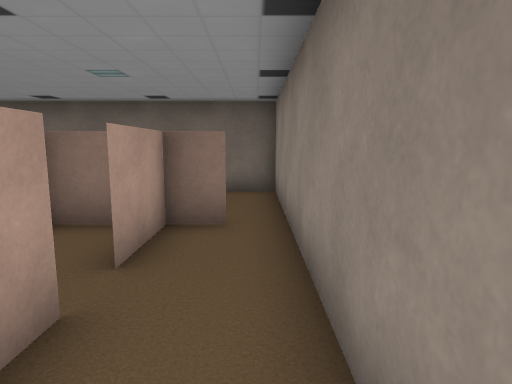
View 1 (above)

24 first-person views from a walk through a 3-D level made in the Unity game engine. The camera is 1.3 m above the floor, tilts 8° down and sees 75° across. The floor is counted in squares, 1 m on a side. Each view is taken from the middle of a square. On the plan, view 1 faces up. The plan holds only what a view shows up to about 14 squares ahead; the rest is blank.

View 2
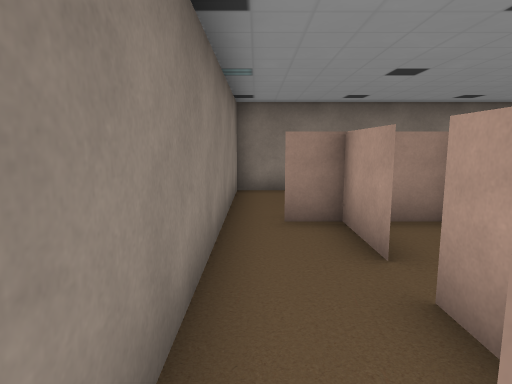

View 3
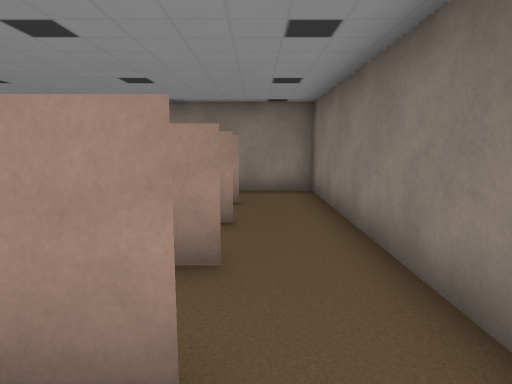

View 4
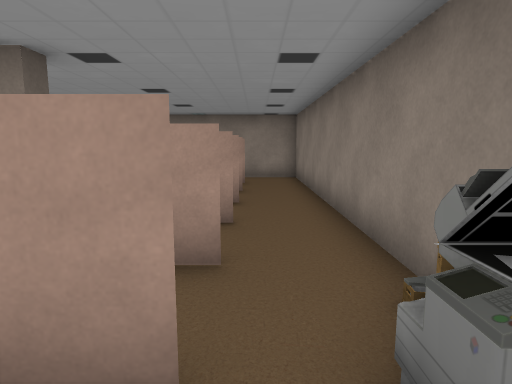

View 5
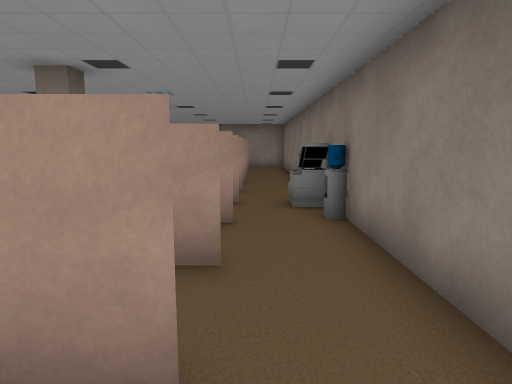

View 6
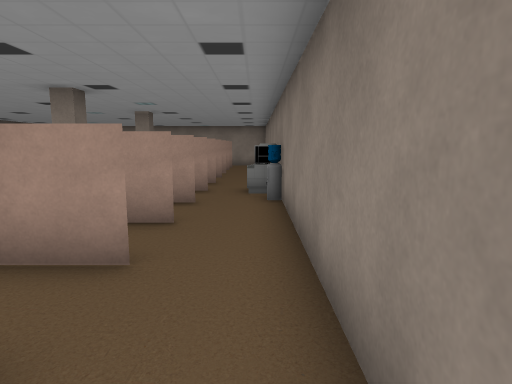

View 7
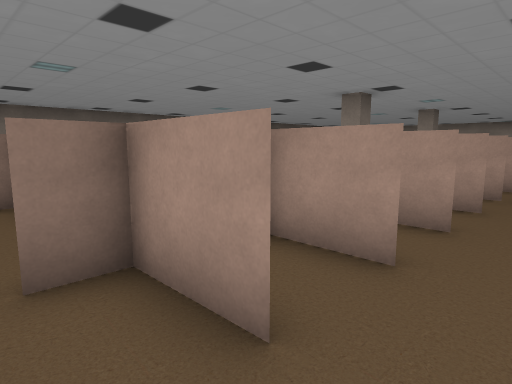

View 8
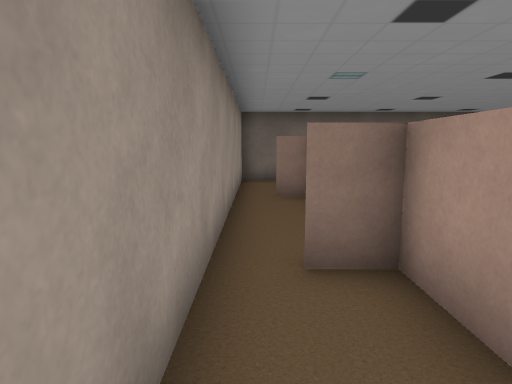

View 9
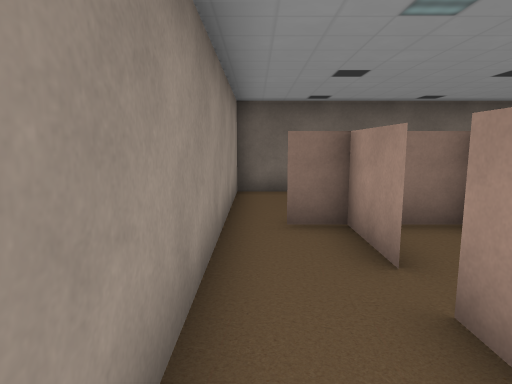

View 10
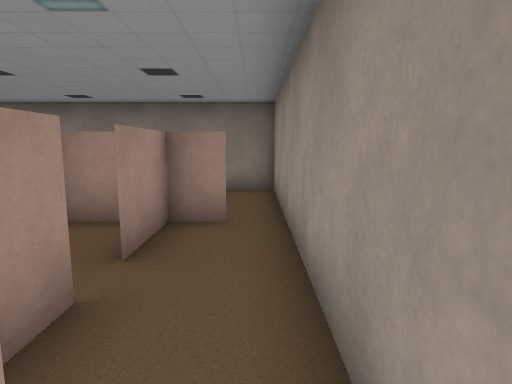

View 11
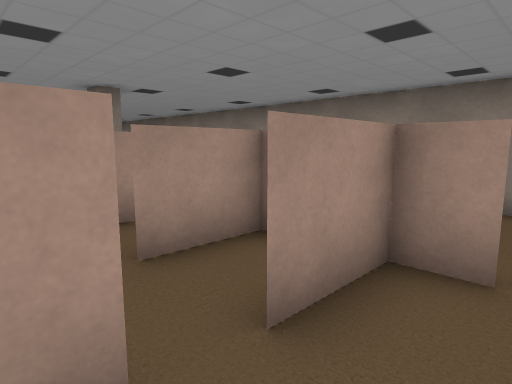

View 12
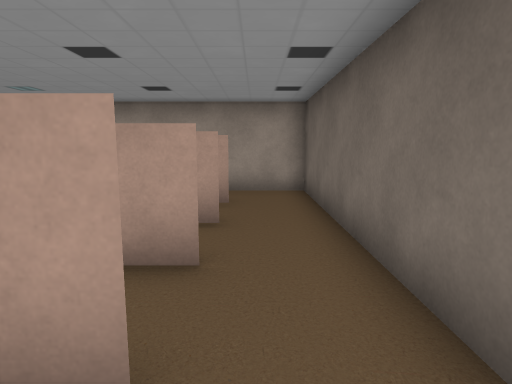

View 13
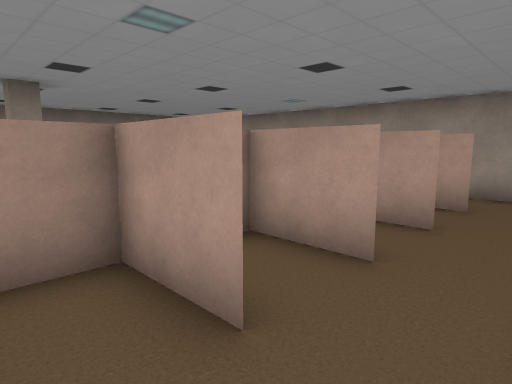

View 14
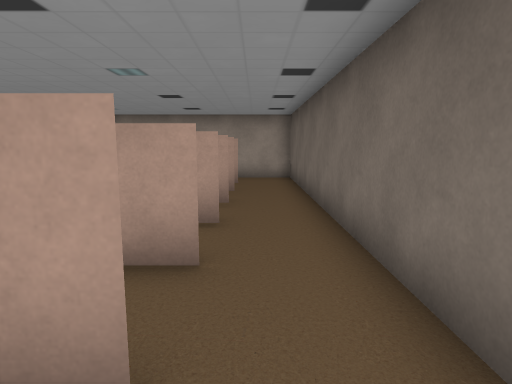

View 15
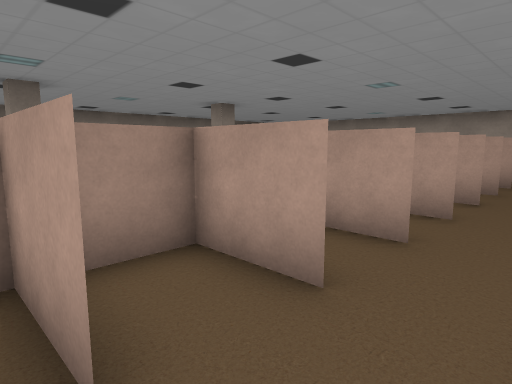

View 16
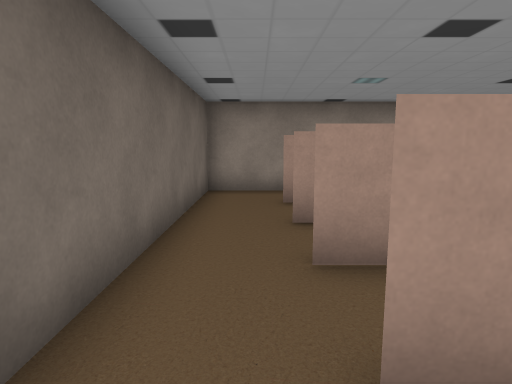

View 17
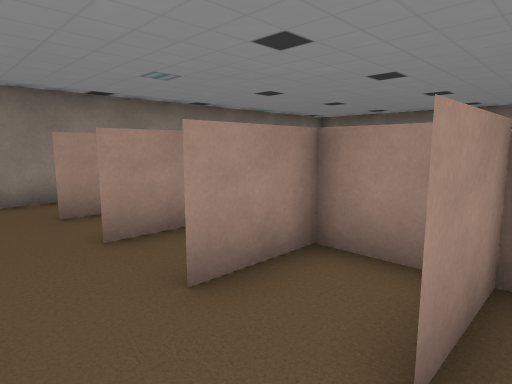

View 18
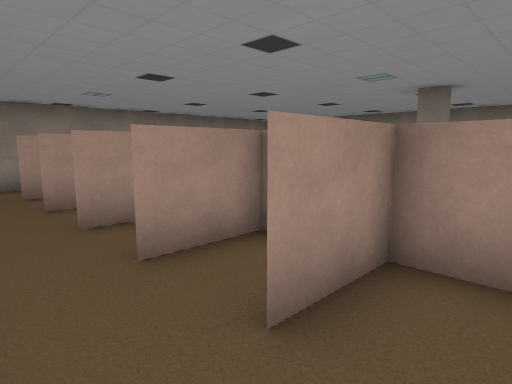

View 19
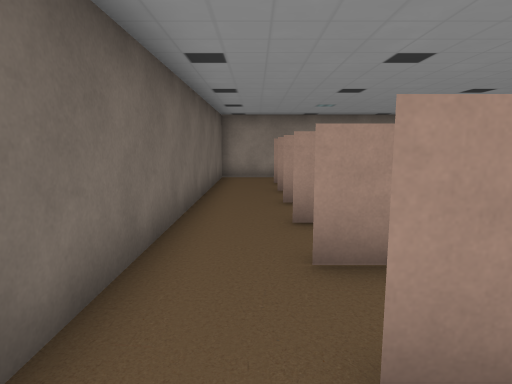

View 20
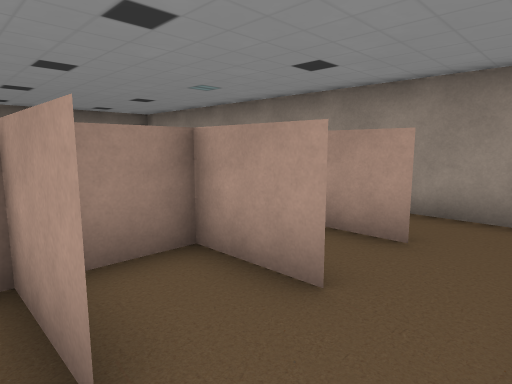

View 21
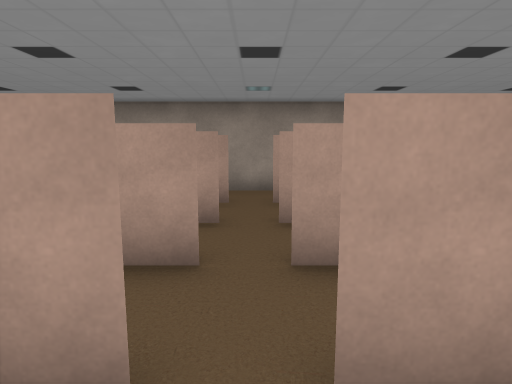

View 22
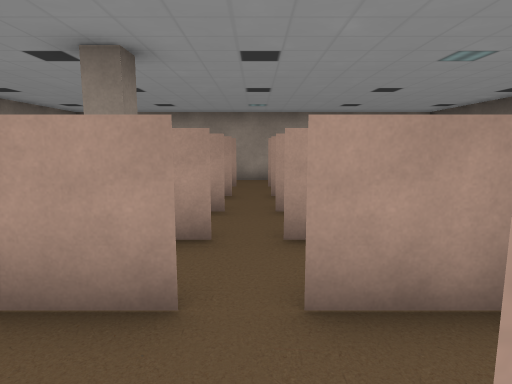

View 23
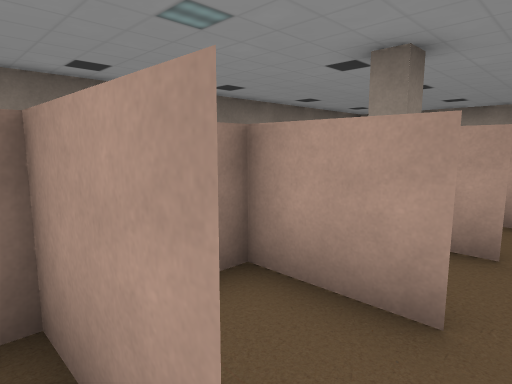

View 24
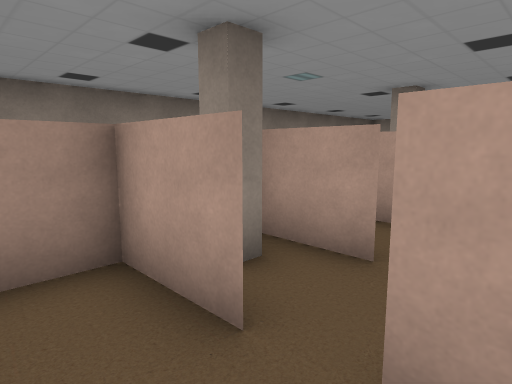

### Floor plan
Ten units are one square. View 1 is at (0, 0); x grows to the right and y downward. Boxes are objects, and circles mark ways between rooms. Rooms are numbered by the first view taken in them; rooms with no view inside come last. Other rooms are left out.
<svg viewBox="-220 -99 230 140">
<path fill="none" stroke="#000" d="M-55 16 -55 10M-75 16 -75 6M-15 -25 -15 -4M-95 16 -95 10M-15 -55 -15 -34M-105 36 5 36 5 -94 -15 -94M-175 16 -175 -1M-155 16 -155 8M-195 16 -195 -6M-194 -4 -205 -4M-135 16 -135 10M-215 -4 -215 36 -105 36M-118 30 -111 30M-115 16 -115 6M-132 33 -128 33M-121 35 -121 30M-118 28 -113 28M-185 -94 -215 -94 -215 -54M-195 -34 -195 -55M-195 -6 -195 -25M-190 -54 -205 -54M-205 -4 -191 -4M-215 -54 -215 -4M-115 -66 -115 -75M-135 -75 -135 -51M-105 -94 -125 -94M-95 -75 -95 -54M-65 -94 -85 -94M-75 -54 -75 -75M-89 -54 -70 -54M-115 -75 -115 -51M-85 -94 -105 -94M-95 -54 -95 -75M-106 -54 -89 -54M-155 -75 -155 -51M-125 -94 -145 -94M-175 -75 -175 -54 -152 -54M-145 -94 -165 -94M-135 -25 -135 -17M-133 -14 -133 -8M-135 -51 -135 -34M-115 -25 -115 -4M-89 -14 -83 -14M-115 -51 -115 -34M-75 -25 -75 -4M-75 -39 -75 -34M-75 -75 -75 -54M-45 -94 -65 -94M-70 -54 -55 -54 -55 -75M-25 -94 -45 -94M-35 -60 -35 -75M-175 -54 -190 -54M-191 -4 -174 -4M-175 -1 -175 -25M-195 -75 -195 -60M-165 -94 -185 -94M-155 -25 -155 -15M-155 -51 -155 -34M-175 -25 -175 -20M-95 -25 -95 -4M-15 -66 -15 -75M-15 -94 -25 -94"/>
<circle cx="-110" cy="20" r="3" fill="#2a7"/>
<circle cx="-10" cy="-85" r="3" fill="#2a7"/>
<circle cx="-210" cy="-10" r="3" fill="#2a7"/>
<circle cx="-210" cy="-50" r="3" fill="#2a7"/>
<circle cx="-190" cy="-85" r="3" fill="#2a7"/>
<circle cx="-190" cy="-30" r="3" fill="#2a7"/>
<circle cx="-110" cy="-85" r="3" fill="#2a7"/>
<circle cx="-130" cy="-85" r="3" fill="#2a7"/>
<circle cx="-90" cy="-85" r="3" fill="#2a7"/>
<circle cx="-70" cy="-85" r="3" fill="#2a7"/>
<circle cx="-150" cy="-85" r="3" fill="#2a7"/>
<circle cx="-170" cy="-85" r="3" fill="#2a7"/>
<circle cx="-110" cy="-30" r="3" fill="#2a7"/>
<circle cx="-130" cy="-30" r="3" fill="#2a7"/>
<circle cx="-90" cy="-30" r="3" fill="#2a7"/>
<circle cx="-70" cy="-30" r="3" fill="#2a7"/>
<circle cx="-50" cy="-85" r="3" fill="#2a7"/>
<circle cx="-30" cy="-85" r="3" fill="#2a7"/>
<circle cx="-170" cy="-30" r="3" fill="#2a7"/>
<circle cx="-150" cy="-30" r="3" fill="#2a7"/>
<text x="-40" y="10">1</text>
<text x="-170" y="20">2</text>
<text x="-200" y="-80">3</text>
<text x="-200" y="-30">4</text>
<text x="-120" y="-80">5</text>
<text x="-80" y="-80">6</text>
<text x="-100" y="-80">7</text>
<text x="-140" y="-80">8</text>
<text x="-160" y="-80">9</text>
<text x="-120" y="-30">10</text>
<text x="-100" y="-30">11</text>
<text x="-60" y="-30">12</text>
<text x="-60" y="-80">13</text>
<text x="-40" y="-80">14</text>
<text x="-180" y="-30">15</text>
<text x="-180" y="-80">16</text>
<text x="-140" y="-30">17</text>
<text x="-160" y="-30">18</text>
<text x="-80" y="-30">19</text>
<text x="-20" y="-80">20</text>
</svg>
Room 1 opens to room 2. Room 1 opens to room 20. Room 2 opens to room 4. Room 3 opens to room 4. Room 3 opens to room 16. Room 4 opens to room 15. Room 5 opens to room 7. Room 5 opens to room 8. Room 6 opens to room 7. Room 6 opens to room 13. Room 8 opens to room 9. Room 9 opens to room 16. Room 10 opens to room 11. Room 10 opens to room 17. Room 11 opens to room 19. Room 12 opens to room 19. Room 13 opens to room 14. Room 14 opens to room 20. Room 15 opens to room 18. Room 17 opens to room 18.

Where each view was taken, in squares from view 1:
view 1: 0 up, 0 right, facing up
view 2: 6 up, 0 right, facing down
view 3: 2 down, 9 left, facing right
view 4: 2 down, 13 left, facing right
view 5: 2 down, 19 left, facing right
view 6: 3 down, 21 left, facing right
view 7: 3 down, 21 left, facing up-right
view 8: 3 down, 21 left, facing up
view 9: 0 up, 21 left, facing up
view 10: 6 up, 21 left, facing down
view 11: 4 up, 21 left, facing down-right
view 12: 8 up, 12 left, facing left
view 13: 9 up, 12 left, facing down-left
view 14: 8 up, 8 left, facing left
view 15: 9 up, 7 left, facing down-left
view 16: 8 up, 9 left, facing right
view 17: 9 up, 8 left, facing down-right
view 18: 9 up, 11 left, facing down-right
view 19: 8 up, 13 left, facing right
view 20: 9 up, 15 left, facing down-left
view 21: 3 up, 12 left, facing left
view 22: 3 up, 9 left, facing left
view 23: 3 up, 9 left, facing down-left
view 24: 4 up, 6 left, facing down-left
